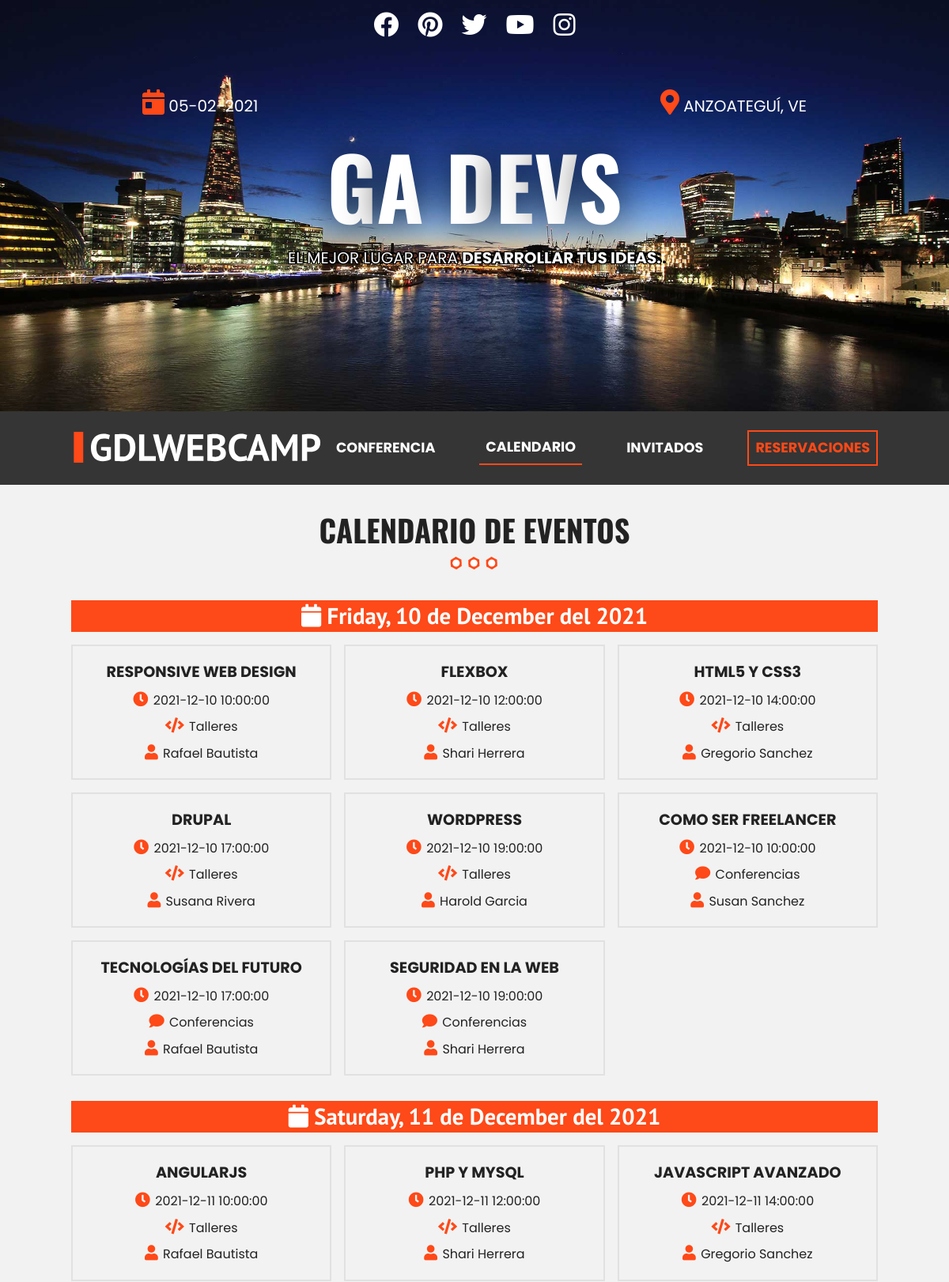
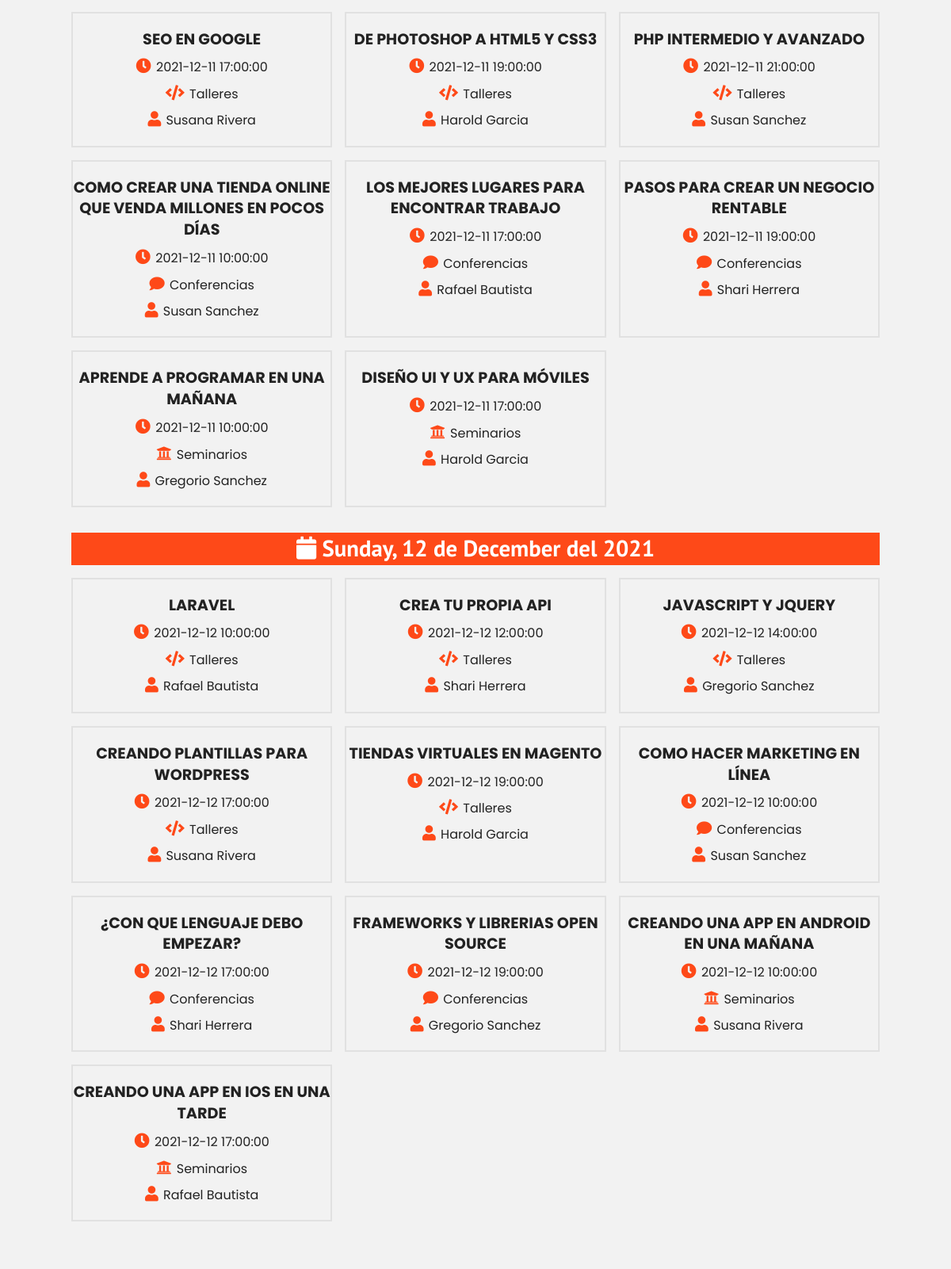
Page /calendario.php (upper part) on the committed database (2 pictures, top to bottom).
### tables this page shows
CREATE TABLE IF NOT EXISTS `eventos` (
  `evento_id` tinyint(10) NOT NULL AUTO_INCREMENT,
  `nombre_evento` varchar(80) NOT NULL,
  `fecha_evento` date NOT NULL,
  `hora_evento` time NOT NULL,
  `id_cat_evento` tinyint(10) NOT NULL,
  `id_inv` tinyint(10) NOT NULL,
  `clave` varchar(10) NOT NULL,
  PRIMARY KEY (`evento_id`),
  KEY `id_cat_evento` (`id_cat_evento`),
  KEY `id_inv_fk` (`id_inv`)
);

CREATE TABLE IF NOT EXISTS `categoria_evento` (
  `id_categoria` tinyint(10) NOT NULL AUTO_INCREMENT,
  `cat_evento` varchar(50) NOT NULL,
  `icono` varchar(15) NOT NULL,
  PRIMARY KEY (`id_categoria`)
);

### calendario.php (the view, shortened to what this page needs)
<?php
include 'includes/templates/header.php' ?>
<section class="seccion contenedor">
    <h2>Calendario de Eventos</h2>
    <?php
    try {
        require 'includes/functions/db.php';
        $sql = "SELECT evento_id, nombre_evento, fecha_evento, hora_evento, cat_evento, icono, nombre_invitado, apellido_invitado ";
        $sql .= "FROM eventos ";
        $sql .= "INNER JOIN categoria_evento ";
        $sql .= "ON eventos.id_cat_evento = categoria_evento.id_categoria ";
        $sql .= "INNER JOIN invitados ";
        $sql .= "ON eventos.id_inv = invitados.invitado_id ";
        $sql .= "ORDER BY evento_id";
        $resultado = $conn->query($sql);
    } catch (\Exception $e) {
        echo $e->getMessage();
    }
    ?>
    <div class="calendario">
        <?php
        $calendario = array();
        while ($eventos = $resultado->fetch_assoc()) :
            $fecha = $eventos['fecha_evento'];
            $evento = array(
                'titulo' => $eventos['nombre_evento'],
                'fecha' => $eventos['fecha_evento'],
                'hora' => $eventos['hora_evento'],
                'categoria' => $eventos['cat_evento'],
                'icono' => 'fa' . " " . $eventos['icono'],
                'invitado' => $eventos['nombre_invitado'] . " " . $eventos['apellido_invitado']
            );
            $calendario[$fecha][] = $evento;
        ?>
        <?php endwhile; ?>
        <?php
        foreach ($calendario as $dia => $lista_eventos) :
        ?>
            <div class="fechas-evento">
                <h3 class="dia-evento">
                    <i class="fa fa-calendar"></i>
                    <?php
                    echo utf8_encode(strftime("%A, %d de %B del %Y", strtotime($dia)));
                    ?>
                </h3>
                <?php
                foreach ($lista_eventos as $evento) :
                ?>
                    <div class="dia">
                        <p class="titulo"><?php echo $evento['titulo']; ?></p>
                        <p class="hora"><i class="fa fa-clock" aria-hidden=""></i> <?php echo $evento['fecha'] . " " . $evento['hora']; ?></p>
                        <p>
                            <i class="<?php echo $evento['icono']; ?>" aria-hidden="true"></i>
                             <?php echo $evento['categoria']; ?>
                        </p>
                        <p><i class="fa fa-user" aria-hidden="true"></i> <?php echo $evento['invitado']; ?></p>
                    </div>
                <?php endforeach;
                ?>
            </div>
        <?php endforeach;
        ?>
    </div>
</section>
<?php include 'includes/templates/footer.php' ?>

### css/main.css (style rules this page uses)
:root { --fuentePrincipal : 'Oswald', sans-serif; --fuenteSecundaria : 'Poppins', sans-serif; --fuenteTerciaria : 'PT Sans', sans-serif; --blanco : #FFFFFF; --negro : #000000; --gris: #353535; --grisClaro: #e1e1e1; --grisOscuro : #2e2e2e; --naranja: #FE4918; --naranjaOscuro:#E33000; --verde:#62ca32; --rojo: #e22424; }
html { color: #222; font-size: 62,5%; line-height: 1.4; }
html { box-sizing: border-box; }
*,*:before,*:after { box-sizing: inherit; }
body { background-color: #F2F2F2; }
h2 { font-family: var(--fuentePrincipal ); font-size: 2.4em; text-transform: uppercase; text-align: center; margin:0 auto; }
h2::after { content: ''; margin: 0 auto; background-image: url(../img/separador.png); background-position: center center; background-repeat: no-repeat; height: 30px; display: block; }
h3 { font-size: 1.8em; color:#FE4918; font-family: var(--fuenteTerciaria); margin:0; text-align: center; }
.seccion { padding: 30px 0; }
.contenedor { width: 85%; margin: 0 auto; }
@media (min-width: 768px) { .contenedor { width: 85%; max-width: 1500px; } }
p { font-family: var(--fuenteSecundaria); margin:0; text-align: center; }
.fechas-evento { display:grid; gap:1em; margin:2em auto; }
@media (min-width: 480px) { .fechas-evento { grid-template-columns: repeat(2, 1fr); } }
@media (min-width: 768px) { .fechas-evento { grid-template-columns: repeat(3, 1fr); } }
.dia-evento { background-color: var(--naranja); color: var(--blanco); text-align: center; }
@media (min-width: 480px) { .dia-evento { grid-column: 1/3; } }
@media (min-width: 768px) { .dia-evento { grid-column: 1/4; } }
.dia { padding: 10px 0px; border: 2px solid var(--grisClaro); transition: all .3s ease; }
.dia p { margin: 10px auto; }
.dia i { color: var(--naranja); font-size: 1.2em; margin-right: 2px; }
.dia .titulo { font-size: 1.2em; font-weight: bold; text-transform: uppercase; }

### rows in the picture
eventos: nombre_evento "RESPONSIVE WEB DESIGN", fecha_evento "2021-12-10", hora_evento "10:00:00", categoria_evento.cat_evento "Talleres", invitado "Rafael Bautista"
eventos: nombre_evento "FLEXBOX", fecha_evento "2021-12-10", hora_evento "12:00:00", categoria_evento.cat_evento "Talleres", invitado "Shari Herrera"
eventos: nombre_evento "HTML5 Y CSS3", fecha_evento "2021-12-10", hora_evento "14:00:00", categoria_evento.cat_evento "Talleres", invitado "Gregorio Sanchez"
eventos: nombre_evento "DRUPAL", fecha_evento "2021-12-10", hora_evento "17:00:00", categoria_evento.cat_evento "Talleres", invitado "Susana Rivera"
eventos: nombre_evento "WORDPRESS", fecha_evento "2021-12-10", hora_evento "19:00:00", categoria_evento.cat_evento "Talleres", invitado "Harold Garcia"
eventos: nombre_evento "COMO SER FREELANCER", fecha_evento "2021-12-10", hora_evento "10:00:00", categoria_evento.cat_evento "Conferencias", invitado "Susan Sanchez"
eventos: nombre_evento "TECNOLOGÍAS DEL FUTURO", fecha_evento "2021-12-10", hora_evento "17:00:00", categoria_evento.cat_evento "Conferencias", invitado "Rafael Bautista"
eventos: nombre_evento "SEGURIDAD EN LA WEB", fecha_evento "2021-12-10", hora_evento "19:00:00", categoria_evento.cat_evento "Conferencias", invitado "Shari Herrera"
eventos: nombre_evento "ANGULARJS", fecha_evento "2021-12-11", hora_evento "10:00:00", categoria_evento.cat_evento "Talleres", invitado "Rafael Bautista"
eventos: nombre_evento "PHP Y MYSQL", fecha_evento "2021-12-11", hora_evento "12:00:00", categoria_evento.cat_evento "Talleres", invitado "Shari Herrera"
eventos: nombre_evento "JAVASCRIPT AVANZADO", fecha_evento "2021-12-11", hora_evento "14:00:00", categoria_evento.cat_evento "Talleres", invitado "Gregorio Sanchez"
eventos: nombre_evento "SEO EN GOOGLE", fecha_evento "2021-12-11", hora_evento "17:00:00", categoria_evento.cat_evento "Talleres", invitado "Susana Rivera"
eventos: nombre_evento "DE PHOTOSHOP A HTML5 Y CSS3", fecha_evento "2021-12-11", hora_evento "19:00:00", categoria_evento.cat_evento "Talleres", invitado "Harold Garcia"
eventos: nombre_evento "PHP INTERMEDIO Y AVANZADO", fecha_evento "2021-12-11", hora_evento "21:00:00", categoria_evento.cat_evento "Talleres", invitado "Susan Sanchez"
eventos: nombre_evento "COMO CREAR UNA TIENDA ONLINE QUE VENDA MILLONES EN POCOS DÍAS", fecha_evento "2021-12-11", hora_evento "10:00:00", categoria_evento.cat_evento "Conferencias", invitado "Susan Sanchez"
eventos: nombre_evento "LOS MEJORES LUGARES PARA ENCONTRAR TRABAJO", fecha_evento "2021-12-11", hora_evento "17:00:00", categoria_evento.cat_evento "Conferencias", invitado "Rafael Bautista"
eventos: nombre_evento "PASOS PARA CREAR UN NEGOCIO RENTABLE", fecha_evento "2021-12-11", hora_evento "19:00:00", categoria_evento.cat_evento "Conferencias", invitado "Shari Herrera"
eventos: nombre_evento "APRENDE A PROGRAMAR EN UNA MAÑANA", fecha_evento "2021-12-11", hora_evento "10:00:00", categoria_evento.cat_evento "Seminarios", invitado "Gregorio Sanchez"
eventos: nombre_evento "DISEÑO UI Y UX PARA MÓVILES", fecha_evento "2021-12-11", hora_evento "17:00:00", categoria_evento.cat_evento "Seminarios", invitado "Harold Garcia"
eventos: nombre_evento "LARAVEL", fecha_evento "2021-12-12", hora_evento "10:00:00", categoria_evento.cat_evento "Talleres", invitado "Rafael Bautista"
eventos: nombre_evento "CREA TU PROPIA API", fecha_evento "2021-12-12", hora_evento "12:00:00", categoria_evento.cat_evento "Talleres", invitado "Shari Herrera"
eventos: nombre_evento "JAVASCRIPT Y JQUERY", fecha_evento "2021-12-12", hora_evento "14:00:00", categoria_evento.cat_evento "Talleres", invitado "Gregorio Sanchez"
eventos: nombre_evento "CREANDO PLANTILLAS PARA WORDPRESS", fecha_evento "2021-12-12", hora_evento "17:00:00", categoria_evento.cat_evento "Talleres", invitado "Susana Rivera"
eventos: nombre_evento "TIENDAS VIRTUALES EN MAGENTO", fecha_evento "2021-12-12", hora_evento "19:00:00", categoria_evento.cat_evento "Talleres", invitado "Harold Garcia"
eventos: nombre_evento "COMO HACER MARKETING EN LÍNEA", fecha_evento "2021-12-12", hora_evento "10:00:00", categoria_evento.cat_evento "Conferencias", invitado "Susan Sanchez"
eventos: nombre_evento "¿CON QUE LENGUAJE DEBO EMPEZAR?", fecha_evento "2021-12-12", hora_evento "17:00:00", categoria_evento.cat_evento "Conferencias", invitado "Shari Herrera"
eventos: nombre_evento "FRAMEWORKS Y LIBRERIAS OPEN SOURCE", fecha_evento "2021-12-12", hora_evento "19:00:00", categoria_evento.cat_evento "Conferencias", invitado "Gregorio Sanchez"
eventos: nombre_evento "CREANDO UNA APP EN ANDROID EN UNA MAÑANA", fecha_evento "2021-12-12", hora_evento "10:00:00", categoria_evento.cat_evento "Seminarios", invitado "Susana Rivera"
eventos: nombre_evento "CREANDO UNA APP EN IOS EN UNA TARDE", fecha_evento "2021-12-12", hora_evento "17:00:00", categoria_evento.cat_evento "Seminarios", invitado "Rafael Bautista"

### other values in the picture
utf8_encode(strftime("%A, %d de %B del %Y", strtotime($dia))) "Friday, 10 de December del 2021"
utf8_encode(strftime("%A, %d de %B del %Y", strtotime($dia))) "Saturday, 11 de December del 2021"
utf8_encode(strftime("%A, %d de %B del %Y", strtotime($dia))) "Sunday, 12 de December del 2021"
